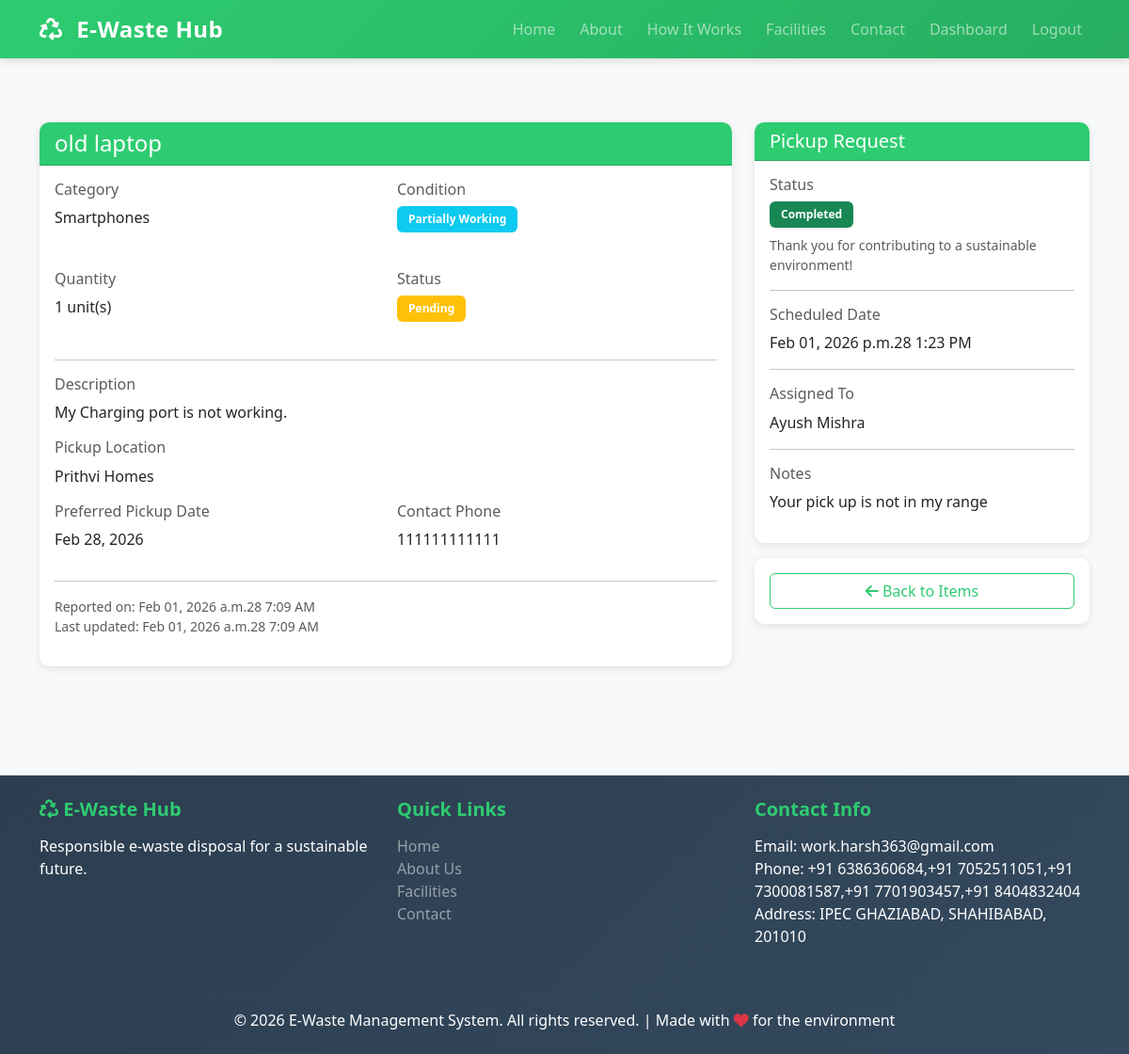
Screenshot of /item/3/ (signed in) with the database file from the repository.
### ewaste/models.py (models this page shows, shortened)
class EWasteItem(models.Model):
    CONDITION_CHOICES = [
        ('working', 'Working'),
        ('partial', 'Partially Working'),
        ('broken', 'Broken'),
    ]
    user = models.ForeignKey(User, on_delete=models.CASCADE, related_name='ewaste_items')
    category = models.ForeignKey(EWasteCategory, on_delete=models.SET_NULL, null=True)
    item_name = models.CharField(max_length=200)
    description = models.TextField()
    condition = models.CharField(max_length=20, choices=CONDITION_CHOICES)
    quantity = models.IntegerField(default=1)
    pickup_location = models.CharField(max_length=500)
    preferred_date = models.DateField()
    contact_phone = models.CharField(max_length=15)
    images = models.TextField(blank=True, help_text="Store image paths or URLs")
    is_collected = models.BooleanField(default=False)
    created_at = models.DateTimeField(auto_now_add=True)
    updated_at = models.DateTimeField(auto_now=True)
    class Meta:
        ordering = ['-created_at']

class EWasteCategory(models.Model):
    name = models.CharField(max_length=100)
    description = models.TextField()
    icon = models.CharField(max_length=50, default='📱')
    class Meta:
        verbose_name_plural = "E-Waste Categories"

class PickupRequest(models.Model):
    STATUS_CHOICES = [
        ('pending', 'Pending'),
        ('scheduled', 'Scheduled'),
        ('in_progress', 'In Progress'),
        ('completed', 'Completed'),
        ('cancelled', 'Cancelled'),
    ]
    ewaste_item = models.OneToOneField(EWasteItem, on_delete=models.CASCADE, related_name='pickup_request')
    assigned_to = models.ForeignKey(User, on_delete=models.SET_NULL, null=True, blank=True, related_name='assigned_pickups')
    status = models.CharField(max_length=20, choices=STATUS_CHOICES, default='pending')
    scheduled_date = models.DateTimeField(null=True, blank=True)
    completed_date = models.DateTimeField(null=True, blank=True)
    notes = models.TextField(blank=True)
    created_at = models.DateTimeField(auto_now_add=True)
    updated_at = models.DateTimeField(auto_now=True)
    class Meta:
        ordering = ['-created_at']

### ewaste/views.py (the view)
# urls.py: path('item/<int:item_id>/', views.item_detail, name='item_detail'),
@login_required(login_url='login')
def item_detail(request, item_id):
    item = get_object_or_404(EWasteItem, id=item_id)
    profile = getattr(request.user, 'profile', None)
    if item.user != request.user and not request.user.is_staff and not (profile and profile.is_company):
        messages.error(request, "You don't have permission to view this item!")
        return redirect('dashboard')
    pickup_request = PickupRequest.objects.filter(ewaste_item=item).first()
    context = {
        'item': item,
        'pickup_request': pickup_request,
    }
    return render(request, 'item_detail.html', context)

### ewaste/templatetags/profile_extras.py (called while the page is built)
@register.filter(name='is_company')
def is_company(user):
    try:
        profile = getattr(user, 'profile', None)
        return bool(profile and getattr(profile, 'is_company', False))
    except Exception:
        return False

### templates/item_detail.html (shortened to what this page needs)
{% extends 'base.html' %}
{% block content %}
<div class="container py-5">
    <div class="row">
        <div class="col-md-8">
            <div class="card">
                <div class="card-header bg-primary text-white">
                    <h4 class="mb-0">{{ item.item_name }}</h4>
                </div>
                <div class="card-body">
                    <div class="row mb-4">
                        <div class="col-md-6">
                            <h6 class="text-muted">Category</h6>
                            <p>{% if item.category %}{{ item.category.name }}{% else %}-{% endif %}</p>
                        </div>
                        <div class="col-md-6">
                            <h6 class="text-muted">Condition</h6>
                            <p>
                                <span class="badge bg-info">{{ item.get_condition_display }}</span>
                            </p>
                        </div>
                    </div>
                    <div class="row mb-4">
                        <div class="col-md-6">
                            <h6 class="text-muted">Quantity</h6>
                            <p>{{ item.quantity }} unit(s)</p>
                        </div>
                        <div class="col-md-6">
                            <h6 class="text-muted">Status</h6>
                            <p>
                                {% if item.is_collected %}
                                    <span class="badge bg-success">Collected</span>
                                {% else %}
                                    <span class="badge bg-warning">Pending</span>
                                {% endif %}
                            </p>
                        </div>
                    </div>
                    <hr>
                    <h6 class="text-muted">Description</h6>
                    <p>{{ item.description }}</p>
                    <h6 class="text-muted">Pickup Location</h6>
                    <p>{{ item.pickup_location }}</p>
                    <div class="row">
                        <div class="col-md-6">
                            <h6 class="text-muted">Preferred Pickup Date</h6>
                            <p>{{ item.preferred_date|date:"M d, Y" }}</p>
                        </div>
                        <div class="col-md-6">
                            <h6 class="text-muted">Contact Phone</h6>
                            <p>{{ item.contact_phone }}</p>
                        </div>
                    </div>
                    <hr>
                    <p class="text-muted small">
                        Reported on: {{ item.created_at|date:"M d, Y at g:i A" }}<br>
                        Last updated: {{ item.updated_at|date:"M d, Y at g:i A" }}
                    </p>
                </div>
            </div>
        </div>
        <div class="col-md-4">
            {% if pickup_request %}
                <div class="card">
                    <div class="card-header bg-success text-white">
                        <h5 class="mb-0">Pickup Request</h5>
                    </div>
                    <div class="card-body">
                        <h6 class="text-muted">Status</h6>
                        <p>
                            {% if pickup_request.status == 'pending' %}
                                <span class="badge bg-warning">{{ pickup_request.get_status_display }}</span>
                                <small class="text-muted d-block mt-2">Your request is being reviewed. We'll schedule pickup within 24 hours.</small>
                            {% elif pickup_request.status == 'scheduled' %}
                                <span class="badge bg-info">{{ pickup_request.get_status_display }}</span>
                            {% elif pickup_request.status == 'in_progress' %}
                                <span class="badge bg-primary">{{ pickup_request.get_status_display }}</span>
                                <small class="text-muted d-block mt-2">Your pickup is on the way!</small>
                            {% elif pickup_request.status == 'completed' %}
                                <span class="badge bg-success">{{ pickup_request.get_status_display }}</span>
                                <small class="text-muted d-block mt-2">Thank you for contributing to a sustainable environment!</small>
                            {% else %}
                                <span class="badge bg-secondary">{{ pickup_request.get_status_display }}</span>
                            {% endif %}
                        </p>
                        {% if pickup_request.scheduled_date %}
                            <hr>
                            <h6 class="text-muted">Scheduled Date</h6>
                            <p>{{ pickup_request.scheduled_date|date:"M d, Y at g:i A" }}</p>
                        {% endif %}
                        {% if pickup_request.assigned_to %}
                            <hr>
                            <h6 class="text-muted">Assigned To</h6>
                            <p>{{ pickup_request.assigned_to.get_full_name }}</p>
                        {% endif %}
                        {% if pickup_request.notes %}
                            <hr>
                            <h6 class="text-muted">Notes</h6>
                            <p>{{ pickup_request.notes }}</p>
                        {% endif %}
                    </div>
                </div>
            {% endif %}
            <div class="card mt-3">
                <div class="card-body">
                    <a href="{% url 'my_items' %}" class="btn btn-outline-primary w-100">
                        <i class="fas fa-arrow-left"></i> Back to Items
                    </a>
                </div>
            </div>
        </div>
    </div>
</div>
{% endblock %}

### templates/static/css/style.css (style rules this page uses)
:root { --primary-color: #2ecc71; --secondary-color: #3498db; --dark-color: #2c3e50; --light-color: #ecf0f1; --danger-color: #e74c3c; --warning-color: #f39c12; }
* { margin: 0; padding: 0; box-sizing: border-box; }
body { font-family: 'Segoe UI', Tahoma, Geneva, Verdana, sans-serif; color: #2c3e50; background-color: #f8f9fa; }
.card { border: none; border-radius: 10px; box-shadow: 0 2px 8px rgba(0, 0, 0, 0.1); transition: all 0.3s ease; }
.card-header { border-radius: 10px 10px 0 0 !important; background-color: var(--primary-color) !important; color: white; font-weight: 600; }
.btn-outline-primary { color: var(--primary-color); border-color: var(--primary-color); }
.badge { padding: 8px 12px; font-weight: 600; border-radius: 6px; }
.card { animation: slideIn 0.3s ease-out; }

### rows the page displays
EWasteItem: item_name "old laptop", category.name "Smartphones", condition "Partially Working", quantity "1", description "My Charging port is not working.", pickup_location "Prithvi Homes", preferred_date "Feb 28, 2026", contact_phone "111111111111", created_at "Feb 01, 2026 a.m.28 7:09 AM", updated_at "Feb 01, 2026 a.m.28 7:09 AM"
PickupRequest: status "Completed", scheduled_date "Feb 01, 2026 p.m.28 1:23 PM", assigned_to.get_full_name "Ayush Mishra", notes "Your pick up is not in my range"
